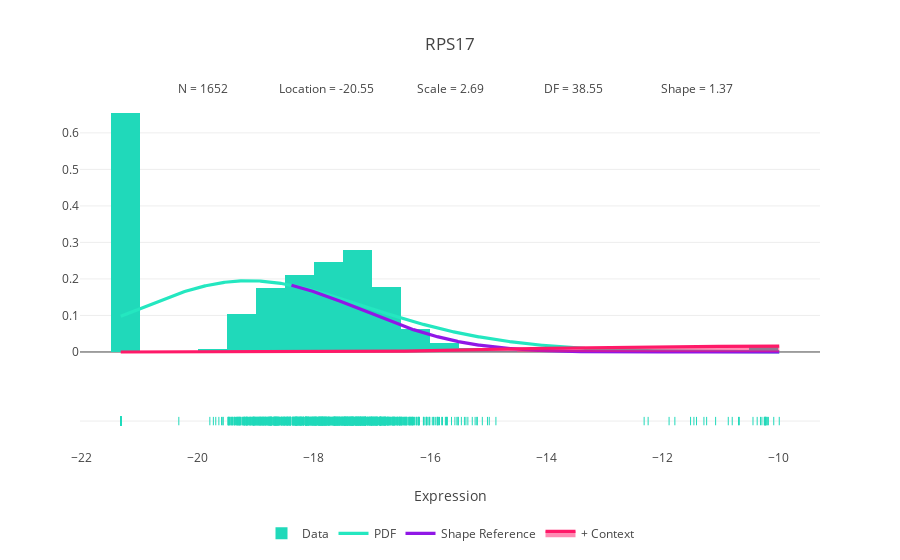

This figure's notebook cell:
### Code cell
for element_type, df in (
    ("feature", feature_x_sample_processed),
    ("sample", feature_x_sample_processed.T),
):

    if SETTING["{}s_to_peek".format(element_type)] is not None:

        for element, element_values in df.loc[
            df.index & SETTING["{}s_to_peek".format(element_type)]
        ].iterrows():

            ccal.plot_context(
                element_values,
                plot_rug=element_values.dropna().size < SETTING["plot_rug_max_size"],
                xaxis_title=SETTING["feature_x_sample_value_name"],
            )

### Figure 1 — Plotly figure (JSON) as saved in the notebook; plotly's stock layout.template omitted (floating-point values rounded to 4 significant figures; data arrays with more than 128 entries replaced by an {"elided": "..."} marker saying what was removed)
{"data": [{"histnorm": "probability density", "hoverinfo": "x+y", "legendgroup": "Data", "marker": {"color": "#20d9ba"}, "name": "Data", "type": "histogram", "uid": "f27128f5-d227-494a-a939-02708d3a3492", "x": {"elided": "1652 float values"}, "yaxis": "y2"}, {"hoverinfo": "x+text", "legendgroup": "Data", "marker": {"color": "#20d9ba", "symbol": "line-ns-open"}, "mode": "markers", "showlegend": false, "text": {"elided": "1652 str values"}, "type": "scatter", "uid": "a4d21e9b-a62f-42eb-a3a2-e148b2437e97", "x": {"elided": "1652 float values"}, "y": {"elided": "1652 int values"}}, {"line": {"color": "#24e7c0", "width": 3.2}, "name": "PDF", "type": "scatter", "uid": "fc8e141e-de8e-4032-881c-cc7066b989df", "x": {"elided": "1000 float values"}, "y": {"elided": "1000 float values"}, "yaxis": "y2"}, {"line": {"color": "#9017e6", "width": 3.2}, "name": "Shape Reference", "type": "scatter", "uid": "90a491ba-93a1-4c13-b968-08dbbfff0161", "x": {"elided": "1000 float values"}, "y": {"elided": "1000 float values"}, "yaxis": "y2"}, {"fill": "tozeroy", "line": {"color": "#0088ff", "width": 3.2}, "name": "- Context", "type": "scatter", "uid": "089a5073-eb42-4058-b6d8-6dcec8531cdc", "x": [], "y": [], "yaxis": "y2"}, {"fill": "tozeroy", "line": {"color": "#ff1968", "width": 3.2}, "name": "+ Context", "type": "scatter", "uid": "faa4949b-3dc9-48fc-a522-44f1a5ce33b5", "x": {"elided": "1000 float values"}, "y": {"elided": "1000 float values"}, "yaxis": "y2"}], "layout": {"annotations": [{"showarrow": false, "text": "N = 1652", "x": 0.1667, "xanchor": "center", "xref": "paper", "y": 1.064, "yref": "paper"}, {"showarrow": false, "text": "Location = -20.55", "x": 0.3333, "xanchor": "center", "xref": "paper", "y": 1.064, "yref": "paper"}, {"showarrow": false, "text": "Scale = 2.69", "x": 0.5, "xanchor": "center", "xref": "paper", "y": 1.064, "yref": "paper"}, {"showarrow": false, "text": "DF = 38.55", "x": 0.6667, "xanchor": "center", "xref": "paper", "y": 1.064, "yref": "paper"}, {"showarrow": false, "text": "Shape = 1.37", "x": 0.8333, "xanchor": "center", "xref": "paper", "y": 1.064, "yref": "paper"}], "legend": {"orientation": "h", "x": 0.5, "xanchor": "center", "y": -0.2}, "title": "RPS17", "xaxis": {"anchor": "y", "title": "Expression"}, "yaxis": {"domain": [0, 0.16], "dtick": 1, "showticklabels": false, "zeroline": false}, "yaxis2": {"domain": [0.24, 1]}}}
